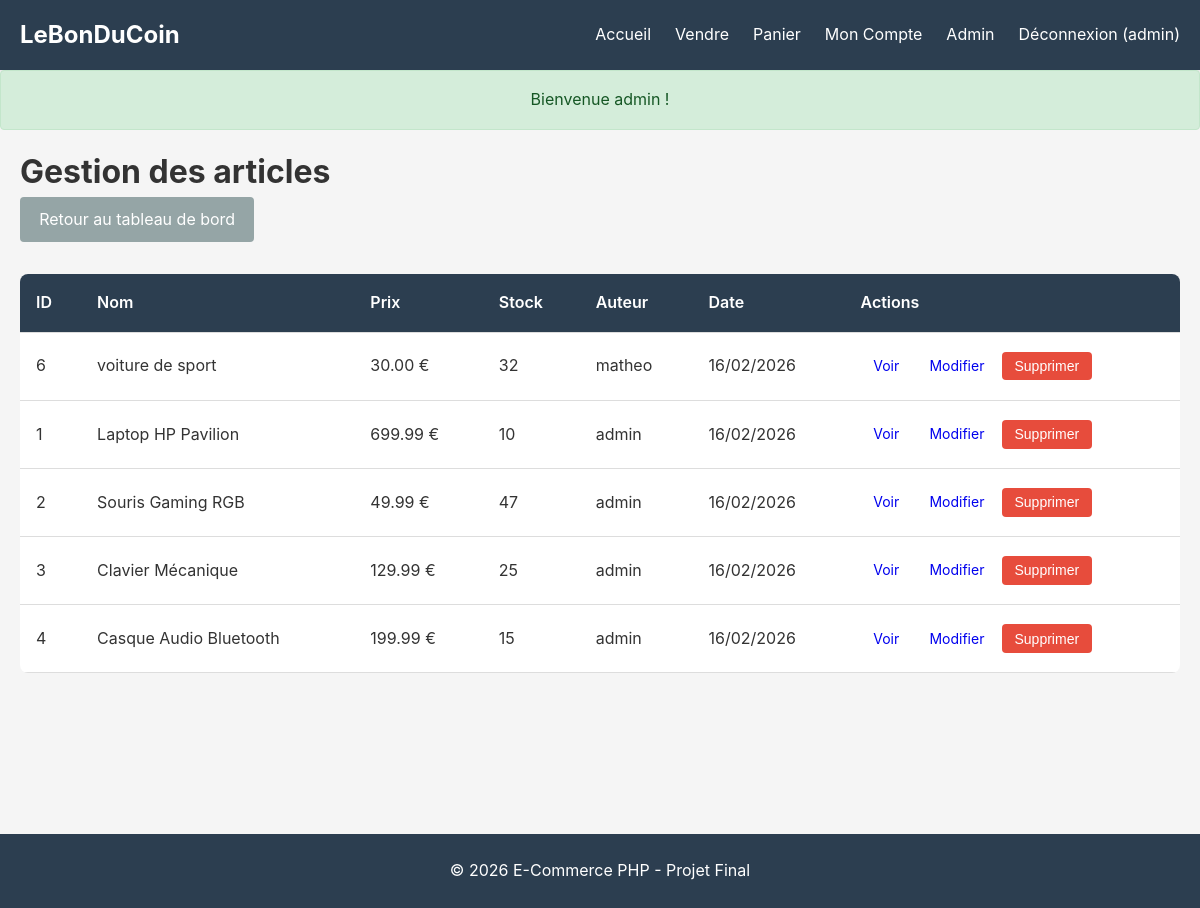
/admin/articles.php (signed in), run on the app's committed database.
### tables this page shows
CREATE TABLE `articles` (
  `id` int(11) NOT NULL,
  `name` varchar(100) NOT NULL,
  `description` text NOT NULL,
  `price` decimal(10,2) NOT NULL,
  `publication_date` timestamp NOT NULL DEFAULT current_timestamp(),
  `author_id` int(11) NOT NULL,
  `image_link` varchar(255) DEFAULT 'default-product.jpg'
);

CREATE TABLE `stock` (
  `id` int(11) NOT NULL,
  `article_id` int(11) NOT NULL,
  `quantity` int(11) NOT NULL DEFAULT 0
);

CREATE TABLE `users` (
  `id` int(11) NOT NULL,
  `username` varchar(50) NOT NULL,
  `email` varchar(100) NOT NULL,
  `password` varchar(255) NOT NULL,
  `balance` decimal(10,2) DEFAULT 0.00,
  `profile_picture` varchar(255) DEFAULT 'default.jpg',
  `role` enum('user','admin') DEFAULT 'user',
  `created_at` timestamp NOT NULL DEFAULT current_timestamp()
);

### admin/articles.php (the view, shortened to what this page needs)
<?php
require_once '../config.php';
$query = "SELECT a.*, u.username as author_name, s.quantity as stock
          FROM articles a
          LEFT JOIN users u ON a.author_id = u.id
          LEFT JOIN stock s ON a.id = s.article_id
          ORDER BY a.publication_date DESC";
$result = $mysqli->query($query);
include '../header.php';
?>
<div class="admin-page">
    <h1>Gestion des articles</h1>
    <a href="/php_exam/admin/index.php" class="btn btn-secondary">Retour au tableau de bord</a>
    <?php if ($result->num_rows > 0): ?>
        <table class="admin-table">
            <thead>
                <tr>
                    <th>ID</th>
                    <th>Nom</th>
                    <th>Prix</th>
                    <th>Stock</th>
                    <th>Auteur</th>
                    <th>Date</th>
                    <th>Actions</th>
                </tr>
            </thead>
            <tbody>
                <?php while ($article = $result->fetch_assoc()): ?>
                    <tr>
                        <td><?php echo $article['id']; ?></td>
                        <td><?php echo htmlspecialchars($article['name']); ?></td>
                        <td><?php echo number_format($article['price'], 2); ?> €</td>
                        <td><?php echo $article['stock'] ?? 0; ?></td>
                        <td><?php echo htmlspecialchars($article['author_name']); ?></td>
                        <td><?php echo date('d/m/Y', strtotime($article['publication_date'])); ?></td>
                        <td>
                            <a href="/php_exam/detail.php?id=<?php echo $article['id']; ?>" class="btn btn-sm">Voir</a>
                            <a href="/php_exam/edit.php?id=<?php echo $article['id']; ?>" class="btn btn-sm">Modifier</a>
                            <form method="POST" action="" style="display: inline;" onsubmit="return confirm('Êtes-vous sûr ?');">
                                <button type="submit" name="delete_article" class="btn btn-sm btn-danger">Supprimer</button>
                            </form>
                        </td>
                    </tr>
                <?php endwhile; ?>
            </tbody>
        </table>
    <?php else: ?>
        <p>Aucun article à gérer.</p>
    <?php endif; ?>
</div>
<?php include '../footer.php'; ?>

### assets/css/style.css (style rules this page uses)
* { margin: 0; padding: 0; box-sizing: border-box; }
body { font-family: -apple-system, BlinkMacSystemFont, 'Segoe UI', Roboto, Oxygen, Ubuntu, Cantarell, sans-serif; line-height: 1.6; color: #333; background-color: #f5f5f5; }
.btn { display: inline-block; padding: 0.6rem 1.2rem; border: none; border-radius: 4px; cursor: pointer; text-decoration: none; transition: background-color 0.3s; font-size: 1rem; }
.btn-secondary { background-color: #95a5a6; color: white; }
.btn-danger { background-color: #e74c3c; color: white; }
.btn-sm { padding: 0.4rem 0.8rem; font-size: 0.875rem; }
.admin-table { width: 100%; background: white; border-collapse: collapse; margin-top: 2rem; border-radius: 8px; overflow: hidden; }
.admin-table th, .admin-table td { padding: 1rem; text-align: left; border-bottom: 1px solid #ddd; }
.admin-table th { background: #2c3e50; color: white; font-weight: 600; }

### data on the page
articles: id "6", name "voiture de sport", price "30.00", stock.quantity "32", author.username "matheo", publication_date "16/02/2026"
articles: id "1", name "Laptop HP Pavilion", price "699.99", stock.quantity "10", author.username "admin", publication_date "16/02/2026"
articles: id "2", name "Souris Gaming RGB", price "49.99", stock.quantity "47", author.username "admin", publication_date "16/02/2026"
articles: id "3", name "Clavier Mécanique", price "129.99", stock.quantity "25", author.username "admin", publication_date "16/02/2026"
articles: id "4", name "Casque Audio Bluetooth", price "199.99", stock.quantity "15", author.username "admin", publication_date "16/02/2026"

### other printed values
get_current_username() "admin"
$flash['message'] "Bienvenue admin !"
